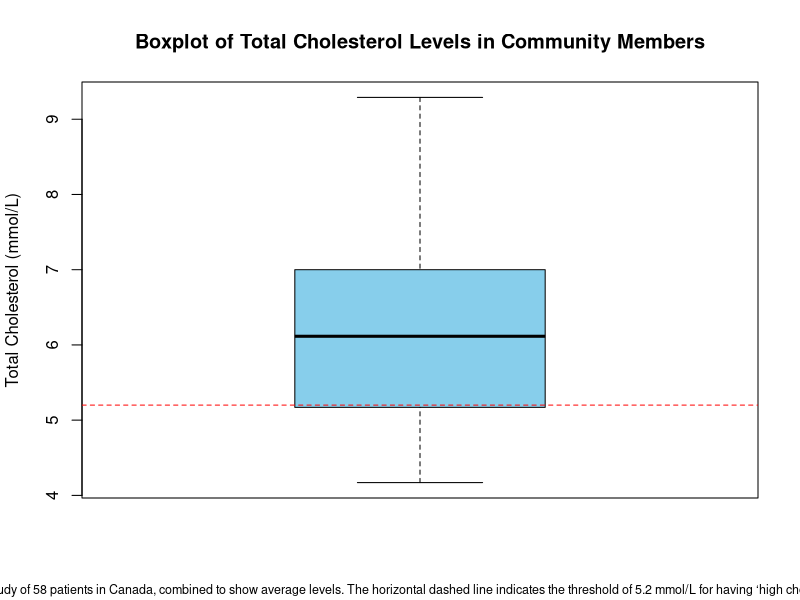
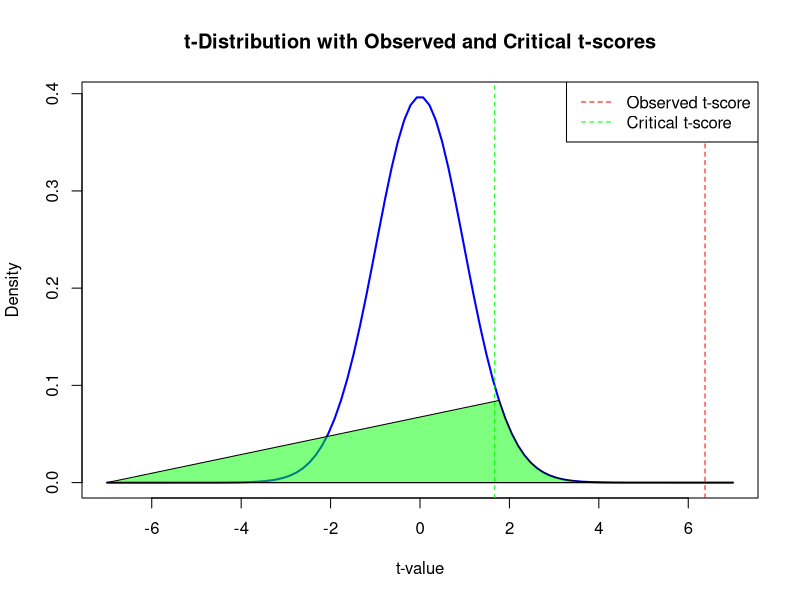

Recreate these plots in R, in order.
# Set the working directory to where the file is located
setwd("C:/Users/navee/Documents/STAM 200")

# Load the data
cholesterol_data <- read.csv("Cholesterol.csv")

# Check for missing or non-finite values in the cholesterol column
cholesterol_data$cholesterol <- as.numeric(cholesterol_data$cholesterol)
cholesterol_data <- cholesterol_data[!is.na(cholesterol_data$cholesterol) & is.finite(cholesterol_data$cholesterol), ]

# 1. Create the boxplot
boxplot(cholesterol_data$cholesterol,
        main = "Boxplot of Total Cholesterol Levels in Community Members",
        ylab = "Total Cholesterol (mmol/L)",
        col = "skyblue")

# Add a dashed horizontal line at the threshold value of 5.2 mmol/L
abline(h = 5.2, lty = 2, col = "red")

# Adding figure caption
mtext("Figure 1. Blood-cholesterol levels for a study of 58 patients in Canada, combined to show average levels. The horizontal dashed line indicates the threshold of 5.2 mmol/L for having ‘high cholesterol’ as per the Canadian Health guidelines.", side = 1, line = 4, cex = 0.75)

# 5. Perform the one-sample t-test and statistical conclusion
t_test_result <- t.test(cholesterol_data$cholesterol, mu = 5.2, alternative = "greater")

# Extract t-value and p-value
t_value <- t_test_result$statistic
p_value <- t_test_result$p.value

# Extract critical t-value
alpha <- 0.05
critical_t <- qt(1 - alpha, df = t_test_result$parameter)

# Conclusion
if(p_value < alpha) {
  conclusion <- "reject"
} else {
  conclusion <- "fail to reject"
}

stat_conclusion <- paste("We", conclusion, "the null hypothesis because the observed t-score (", round(t_value, 2), ")",
                         ifelse(conclusion == "reject", "is greater than", "is not greater than"),
                         "the critical t-score (", round(critical_t, 2), ").")
print(stat_conclusion)

# 6. Scientific conclusion
sci_conclusion <- paste("The mean total cholesterol level of the community is significantly above the threshold value of 5.2 mmol/L (t =",
                        round(t_value, 2), ", df =", round(t_test_result$parameter, 2), ", P =", format(p_value, scientific = TRUE), ").")
print(sci_conclusion)

# 8. Sketching the t-distribution
x <- seq(-7, 7, length = 100)
y <- dt(x, df = t_test_result$parameter)

plot(x, y, type = "l", lwd = 2, col = "blue", ylab = "Density", xlab = "t-value", main = "t-Distribution with Observed and Critical t-scores")
abline(v = c(t_value, critical_t), col = c("red", "green"), lty = 2)

# Shading the areas
polygon(c(x[x >= critical_t], critical_t, x[1]), c(y[x >= critical_t], 0, 0), col = rgb(0, 1, 0, 0.5))
polygon(c(x[x >= t_value], t_value, x[1]), c(y[x >= t_value], 0, 0), col = rgb(1, 0, 0, 0.5))

legend("topright", legend = c("Observed t-score", "Critical t-score"), col = c("red", "green"), lty = 2)
